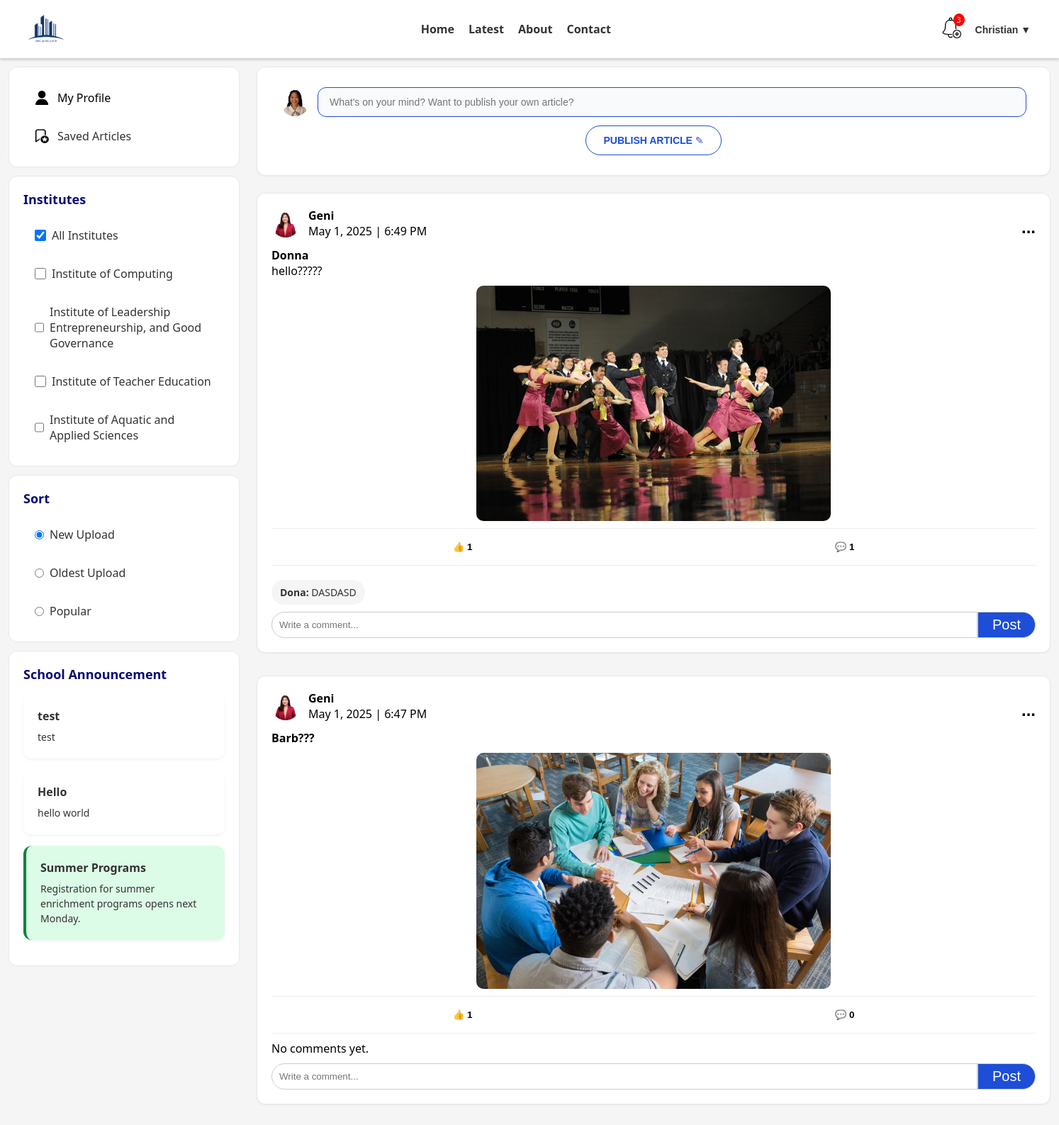
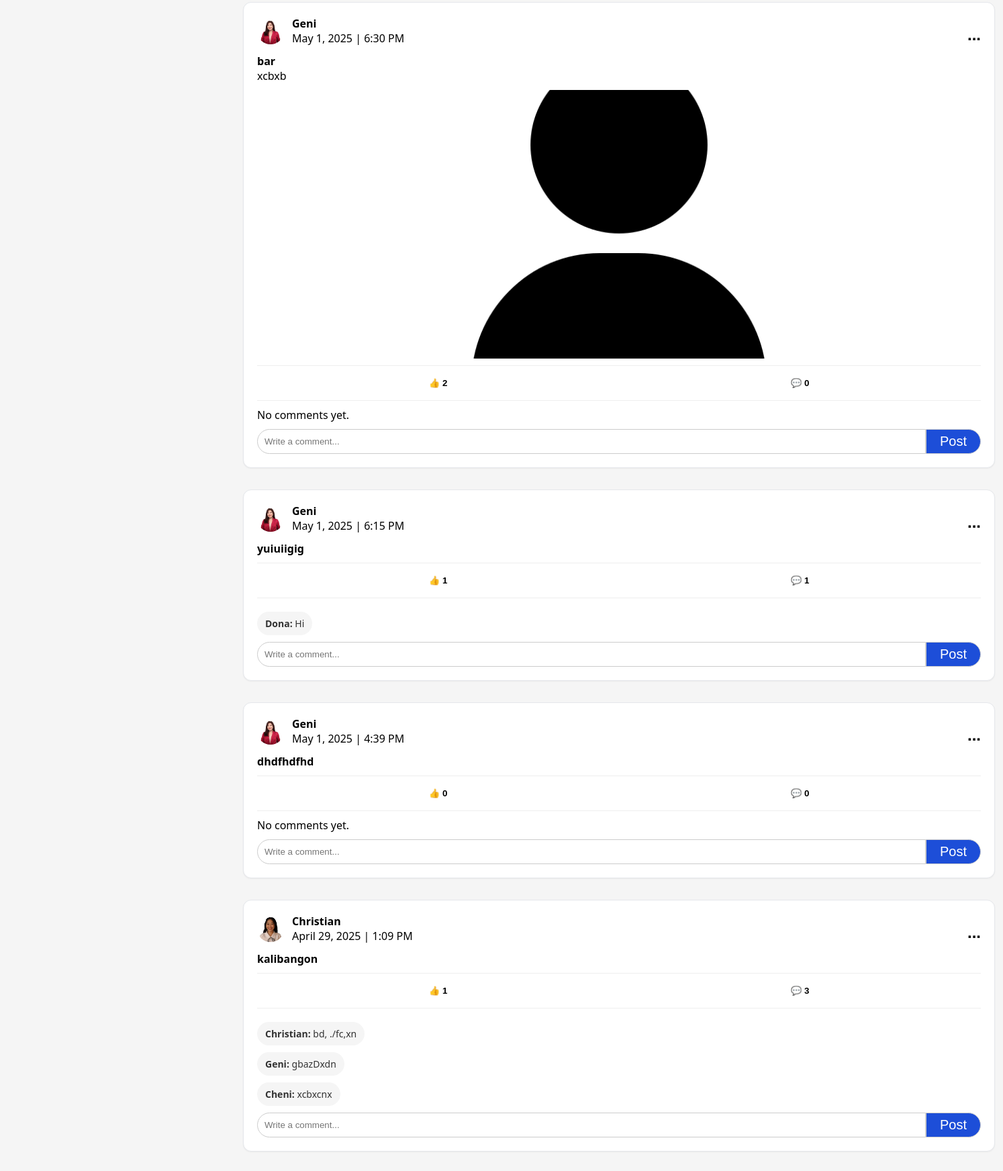
The app's page /newsfeed.php (signed in, upper part) with its own data (2 pictures, top to bottom).
### tables this page shows
CREATE TABLE `announcements` (
  `id` int NOT NULL,
  `title` varchar(255) DEFAULT NULL,
  `content` text,
  `publication_date` date DEFAULT NULL,
  `expiry_date` date DEFAULT NULL,
  `audience` varchar(255) DEFAULT NULL,
  `attachment` varchar(255) DEFAULT NULL,
  `notify` tinyint(1) DEFAULT NULL,
  `status` varchar(50) DEFAULT NULL,
  `created_at` timestamp NOT NULL DEFAULT CURRENT_TIMESTAMP
);

CREATE TABLE `users` (
  `id` int NOT NULL,
  `role` enum('Student','Teacher') NOT NULL DEFAULT 'Student',
  `full_name` varchar(100) NOT NULL,
  `email` varchar(100) NOT NULL,
  `password` varchar(255) NOT NULL,
  `institute` varchar(100) NOT NULL,
  `created_at` timestamp NOT NULL DEFAULT CURRENT_TIMESTAMP,
  `profile_picture` varchar(255) DEFAULT NULL
);

CREATE TABLE `articles` (
  `id` int NOT NULL,
  `user_id` int DEFAULT NULL,
  `title` varchar(255) DEFAULT NULL,
  `abstract` text,
  `content` text,
  `featured_image` varchar(255) DEFAULT NULL,
  `allow_comments` tinyint(1) DEFAULT '1',
  `notify_comments` tinyint(1) DEFAULT '1',
  `status` enum('PENDING','APPROVED','REJECTED','DELETED') NOT NULL DEFAULT 'PENDING',
  `created_at` timestamp NOT NULL DEFAULT CURRENT_TIMESTAMP,
  `institute_id` int DEFAULT NULL,
  `created` datetime DEFAULT CURRENT_TIMESTAMP,
  `comments_enabled` tinyint(1) NOT NULL DEFAULT '0',
  `notifications` tinyint(1) NOT NULL DEFAULT '0',
  `feedback` text
);

CREATE TABLE `comments` (
  `id` int NOT NULL,
  `article_id` int NOT NULL,
  `user_id` int NOT NULL,
  `comment_text` text NOT NULL,
  `created_at` datetime DEFAULT CURRENT_TIMESTAMP
);

### helpers/db_helpers.php (called while the page is built, shortened)
<?php
function getUserInfo(PDO $pdo, int $userId)
{
  $stmt = $pdo->prepare("SELECT full_name, profile_picture FROM users WHERE id = :id");
  $stmt->execute(['id' => $userId]);
  return $stmt->fetch(PDO::FETCH_ASSOC);
}
function getFilteredArticles(PDO $pdo, array $institutes, string $sortOption = 'new'): array
{
  if (empty($institutes) || in_array('All', $institutes)) {
    $query = "SELECT a.*, u.full_name, u.profile_picture,
                  (SELECT COUNT(*) FROM reactions WHERE article_id = a.id AND reaction_type = 'like') AS likes,
                  (SELECT COUNT(*) FROM comments WHERE article_id = a.id) AS comments
                  FROM articles a
                  JOIN users u ON a.user_id = u.id
                  WHERE a.status = 'approved'";
    switch ($sortOption) {
      case 'new':
      default:
        $query .= " ORDER BY a.created_at DESC";
        break;
    }
    $stmt = $pdo->query($query);
    return $stmt->fetchAll(PDO::FETCH_ASSOC);
  }
  $placeholders = implode(',', array_fill(0, count($institutes), '?'));
  $query = "SELECT a.*, u.full_name, u.profile_picture,
              (SELECT COUNT(*) FROM reactions WHERE article_id = a.id AND reaction_type = 'like') AS likes,
              (SELECT COUNT(*) FROM comments WHERE article_id = a.id) AS comments
              FROM articles a
              JOIN users u ON a.user_id = u.id
              WHERE a.status = 'approved' AND u.institute IN ($placeholders)";
  $stmt = $pdo->prepare($query);
  $stmt->execute($institutes);
  return $stmt->fetchAll(PDO::FETCH_ASSOC);
}
function getLatestAnnouncements(PDO $pdo)
{
  $stmt = $pdo->query("SELECT * FROM announcements WHERE status = 'published' ORDER BY created_at DESC LIMIT 3");
  return $stmt->fetchAll(PDO::FETCH_ASSOC);
}
function getCommentsForArticle(PDO $pdo, int $articleId)
{
  $stmt = $pdo->prepare(
    "SELECT c.*, u.full_name AS commenter_name
         FROM comments c
         JOIN users u ON c.user_id = u.id
         WHERE c.article_id = :article_id
         ORDER BY c.created_at ASC"
  );
  $stmt->execute(['article_id' => $articleId]);
  return $stmt->fetchAll(PDO::FETCH_ASSOC);
}

### newsfeed.php (the view, shortened to what this page needs)
<?php
require_once 'helpers/db_helpers.php';
require_once 'filter_feed.php';
$user_id = $_SESSION['user_id'];
$user = getUserInfo($pdo, $user_id);
$profile_picture = !empty($user['profile_picture']) ? 'uploads/profile_pictures/' . htmlspecialchars($user['profile_picture']) : 'uploads/profile_pictures/default_profile.png';
$institutes = ['All'];
$sortOption = $_POST['sort'] ?? 'new';
$articles = getFilteredArticles($pdo, $institutes, $sortOption);
$latest_announcements = getLatestAnnouncements($pdo);
?>
<!DOCTYPE html>
<html lang="en">
<head>
    <link rel="stylesheet" href="global.css">
    <link rel="stylesheet" href="newsfeed.css">
</head>
<body>
    <div class="layout">
        <header class="header">
            <?php require_once 'components/header.php'; ?>
        </header>
        <aside class="sidebar">
            <?php require_once 'components/sidebar.php'; ?>
        </aside>
        <main class="main-content">
            <div>
                <div class="post-box">
                    <?php
                    if (!empty($profile_picture)) {
                        $profile_picture = htmlspecialchars($profile_picture);
                    } else {
                        $profile_picture = 'default_profile.png';
                    }
                    ?>
                    <div class="post-box-input">
                        <img src="<?php echo $profile_picture; ?>" alt="User" class="avatar">
                        <form class="post-form" action="submit_article.php" method="POST">
                            <input type="text" class="post-input" id="articleInput" name="title"
                                placeholder="What's on your mind? Want to publish your own article?" required>
                        </form>
                    </div>
                    <div class="center-button">
                        <button class="publish-btn"><strong>PUBLISH ARTICLE</strong> ✎</button>
                    </div>
                </div>
                <div class="post-feed" id="postFeed">
                    <?php if (!empty($articles)): ?>
                        <?php foreach ($articles as $row): ?>
                            <?php $articleId = $row['id']; ?>
                            <div class="post-card" data-article-id="<?= $articleId ?>">
                                <div class="post-card-header">
                                    <div class="post-header">
                                        <img class="avatar"
                                            src="uploads/profile_pictures/<?= htmlspecialchars($row['profile_picture']) ?>"
                                            alt="User">
                                        <div>
                                            <strong><?= htmlspecialchars($row['full_name']) ?></strong><br>
                                            <span
                                                class="post-date"><?= date("F j, Y | g:i A", strtotime($row['created_at'])) ?></span>
                                        </div>
                                    </div>
                                    <div class="dropdown" style="display: inline-block; position: relative;">
                                        <button class="dot-btn" onclick="toggleDropdown(this)">...</button>
                                    </div>
                                </div>
                                <div class="post-title"><strong><?= htmlspecialchars($row['title']) ?></strong></div>
                                <div class="post-content"><?= htmlspecialchars($row['abstract']) ?></div>
                                <?php if (!empty($row['featured_image'])): ?>
                                    <div class="post-image">
                                        <img src="<?= htmlspecialchars($row['featured_image']) ?>" alt="Article Image"
                                            class="responsive-img">
                                    </div>
                                <?php endif; ?>
                                <div class="post-actions">
                                    <button class="like-btn" data-article-id="<?= $articleId ?>">
                                        👍 <span class="like-count"
                                            id="like-count-<?= $articleId ?>"><?= $row['likes'] ?></span>
                                    </button>
                                    <button class="comment-btn">
                                        💬 <span class="comment-count"
                                            id="comment-count-<?= $articleId ?>"><?= $row['comments'] ?></span>
                                    </button>
                                </div>
                                <div class="post-comments">
                                    <div class="comment-list" id="comments-<?= $articleId ?>">
                                        <?php $comments = getCommentsForArticle($pdo, $articleId); ?>
                                        <?php if (!empty($comments)): ?>
                                            <?php foreach ($comments as $comment): ?>
                                                <div class="comment">
                                                    <div class="comment-text">
                                                        <strong><?= htmlspecialchars($comment['commenter_name']) ?>:</strong>
                                                        <?= htmlspecialchars($comment['comment_text']) ?>
                                                    </div>
                                                </div>
                                            <?php endforeach; ?>
                                        <?php else: ?>
                                            <p class="no-comments">No comments yet.</p>
                                        <?php endif; ?>
                                    </div>
                                    <form method="POST" action="post_comment.php" class="comment-form">
                                        <input class="comment-box" type="text" name="comment_text"
                                            placeholder="Write a comment..." required>
                                        <button class="post-form-button" type="submit">Post</button>
                                    </form>
                                </div>
                            </div>
                        <?php endforeach; ?>
                    <?php else: ?>
                        <p>No approved articles available yet.</p>
                    <?php endif; ?>
                </div>
            </div>
        </main>
    </div>
</body>
</html>

### components/sidebar.php (shortened to what this page needs)
<div class="card sidebar-nav ">
  <ul>
    <li>
      <img src="finaluser.png" alt="Profile">
      <span><a href="profile.php" style="color: black;text-decoration: none;">My Profile</a></span>
    </li>
    <li>
      <img src="finalsave.png" alt="Saved">
      <span>Saved Articles</span>
    </li>
  </ul>
</div>
<div class="card sidebar-nav">
  <h2 class="card-title">Institutes</h2>
  <ul class="checkbox-list">
    <li><input type="checkbox" class="institute-filter" value="All" checked> All Institutes</li>
    <li><input type="checkbox" class="institute-filter" value="IC"> Institute of Computing</li>
    <li><input type="checkbox" class="institute-filter" value="ITed"> Institute of Leadership Entrepreneurship, and Good
      Governance</li>
    <li><input type="checkbox" class="institute-filter" value="Institute of Teacher Education"> Institute of Teacher
      Education</li>
    <li><input type="checkbox" class="institute-filter" value="Institute of Aquatic and Applied Sciences"> Institute of
      Aquatic and Applied Sciences</li>
  </ul>
</div>
<div class="card sidebar-nav">
  <h2 class="card-title">Sort</h2>
  <ul class="checkbox-list">
    <li><input type="radio" name="sort" class="sort-option" value="new" checked> New Upload</li>
    <li><input type="radio" name="sort" class="sort-option" value="old"> Oldest Upload</li>
    <li><input type="radio" name="sort" class="sort-option" value="popular"> Popular</li>
  </ul>
</div>
<div class="card sidebar-nav">
  <h2 class="card-title">School Announcement</h2>
  <?php foreach ($latest_announcements as $row): ?>
    <?php
    $title = strtolower($row['title']);
    $class = '';
    if (strpos($title, 'dismissal') !== false) {
      $class = 'early-dismissal';
    } elseif (strpos($title, 'yearbook') !== false) {
      $class = 'yearbook';
    } elseif (strpos($title, 'summer') !== false || strpos($title, 'enrichment') !== false) {
      $class = 'summer';
    }
    ?>
    <div class="announcement <?= $class ?>">
      <strong><?= htmlspecialchars($row['title']) ?></strong>
      <p><?= nl2br(htmlspecialchars($row['content'])) ?></p>
    </div>
  <?php endforeach; ?>
</div>

### global.css (style rules this page uses)
* { box-sizing: border-box; margin: 0; padding: 0; }
body { font-family: 'Segoe UI', sans-serif; background: #f5f5f5; min-height: 100vh; display: flex; flex-direction: column; }
.layout { display: grid; grid-template-areas: "header header" "sidebar main" "footer footer"; grid-template-columns: 350px 1fr; grid-template-rows: auto 1fr auto; }
.header { grid-area: header; background-color: #f4f4f4; text-align: center; box-shadow: 0 2px 4px rgba(0, 0, 0, 0.1); position: sticky; top: 0; z-index: 100; }
.sidebar { grid-area: sidebar; padding: 12px; height: fit-content; position: static; top: 5rem; }
.main-content { grid-area: main; padding: 12px; display: flex; flex-direction: column; gap: 12px; }
.card, .card1 { background-color: white; border: 1px solid #a5b4fc; border-radius: 12px; padding: 1.5rem; width: 100%; }
.avatar { width: 2.5rem; height: 2.5rem; border-radius: 50%; object-fit: cover; }
.publish-btn { background: white; color: #1d4ed8; padding: 0.75rem 1.5rem; border-radius: 1.5rem; font-size: 0.875rem; font-weight: lighter; border: 1px solid #1d4ed8; cursor: pointer; transition: background-color 0.2s ease; }

### records on screen
announcements: title "test", content "test"
announcements: title "Hello", content "hello world"
announcements: title "Summer Programs", content "Registration for summer enrichment programs opens next Monday."
users: profile_picture (picture)
articles: user.profile_picture (picture), user.full_name "Geni", created_at "May 1, 2025 | 6:49 PM", title "Donna", abstract "hello?????", featured_image (picture), likes "1", comments "1"
comments: user.full_name "Dona", comment_text "DASDASD"
articles: user.profile_picture (picture), user.full_name "Geni", created_at "May 1, 2025 | 6:47 PM", title "Barb???", featured_image (picture), likes "1", comments "0", shows "No comments yet."
articles: user.profile_picture (picture), user.full_name "Geni", created_at "May 1, 2025 | 6:30 PM", title "bar", abstract "xcbxb", featured_image (picture), likes "2", comments "0", shows "No comments yet."
articles: user.profile_picture (picture), user.full_name "Geni", created_at "May 1, 2025 | 6:15 PM", title "yuiuiigig", likes "1", comments "1"
comments: user.full_name "Dona", comment_text "Hi"
articles: user.profile_picture (picture), user.full_name "Geni", created_at "May 1, 2025 | 4:39 PM", title "dhdfhdfhd", likes "0", comments "0", shows "No comments yet."
articles: user.profile_picture (picture), user.full_name "Christian", created_at "April 29, 2025 | 1:09 PM", title "kalibangon", likes "1", comments "3"
comments: user.full_name "Christian", comment_text "bd, ./fc,xn"
comments: user.full_name "Geni", comment_text "gbazDxdn"
comments: user.full_name "Cheni", comment_text "xcbxcnx"

### other values on screen
$notifCount "3"
$full_name "Christian"
